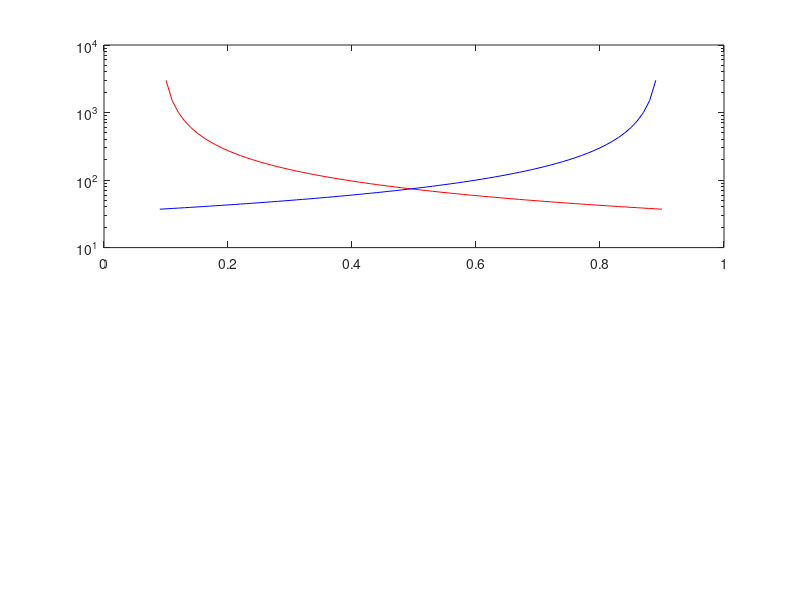

The MATLAB script that drew this image: (Note: this script raises an error after producing the figure.)
% Delay vs. Throughput

% D = 1/ (1-n)

% n: throughput
% m = number of server
% p = utilization = arrival rate / service rate
% mu = mean service rate
% n = m * p * mu

m = 1;
%mu = [1/30, 1/30];
mu = 1/30;
% arrival rate for both user
%Need to make sure that the arrival rate will always be less than the service rate
lambda = [0.003; 0.003];
bmin = min(lambda)/mu;
bmax = 0.9;

b=0.01;
n = [bmin:b:bmax; flip(bmin:b:bmax)];
% Delay
D_each  = @(lambda,n, mu) 1./(mu.*n-lambda);
figure;
subplot(2,1,1);
semilogy(n(1,:), D_each(min(lambda),n(1,:),mu),'r');
hold on
semilogy(n(1,:), D_each(max(lambda),n(2,:),mu),'blue');
heading = ['Throughput ', 'vs. Individual Delay for User 1 and User 2'];
key1 = ['$D_1(\lambda_1, \mu, b)=\frac{1}{b\mu-\lambda_1},\lambda_1=$'+string(min(lambda))+', $\mu =$'+string(mu)];
key2 = ['$D_2(\lambda_2, \mu, b)=\frac{1}{(1-b)\mu-\lambda_2},\lambda_2=$'+string(max(lambda))+', $\mu =$'+string(mu)];
legend([key1; key2], 'Interpreter','latex');
title(heading,'Interpreter','latex')
xlim([bmin bmax]);
ylabel('Delay (D)','Interpreter','latex')
xlabel('Split factor applied to service rate (b)', 'Interpreter','latex')
subplot(2,1,2);
DelayTotal = D_each(min(lambda),n(1,:),mu)+D_each(max(lambda),n(2,:),mu);
DelayTotal(DelayTotal<0)=nan;
semilogy(n(1,:), DelayTotal,'green');
xlim([bmin bmax]);
[M,I]= min(DelayTotal);
xline(n(1,I),'linewidth',2, 'color', 'blue');
heading = ['Throughput ', 'vs. Sum Delay for All User'];
title(heading, 'Interpreter','latex')
ylabel('Delay (D1+D2)', 'Interpreter','latex')
xlabel('Split factor applied to service rate (b)', 'Interpreter','latex')
%data_first_d1 = gradient(D_each(lambda(1),n(1,:),mu(1))) ./ gradient(n(1,:));
%data_first_d2 = gradient(D_each(lambda(2),n(2,:),mu(2))) ./ gradient(n(2,:));
%data_first_d3 = gradient(DelayTotal) ./ gradient(n(1,:));
% figure;
% plot(n(1,:), data_first_d1,'r');
% hold on
% plot(n(1,:), data_first_d2,'blue');
% plot(n(1,:), data_first_d3,'green');

